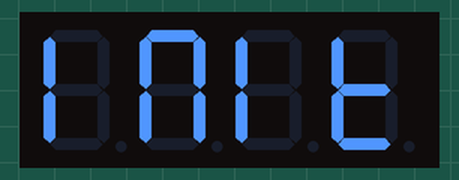
This program was run on a simulated Arduino Pro Mini, built with avr-gcc and run on an emulated ATmega328P. Shown: 4-digit seven-segment display.

Above: at 1.1 s.
At 2.1 s:
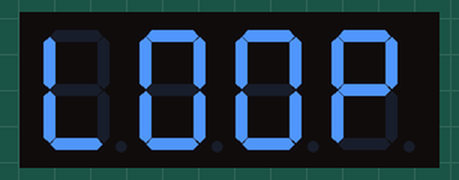
At 3.48 s:
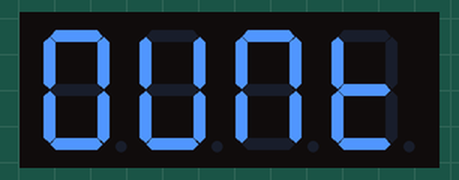
At 4.99 s:
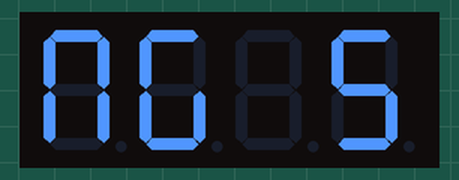
At 7.7 s:
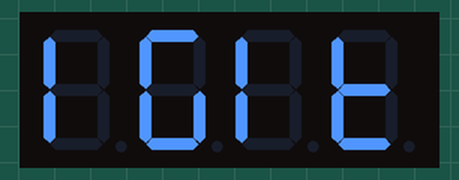
At 19.0 s:
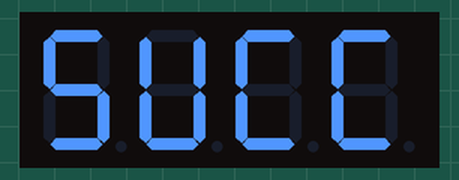

Measured:
- by itself, everything shown: repeats every 18.0 s, in 137 steps
- what the display in image 0 shows lasts 1.0 s, from 1.0 s to 2.0 s
- what the display in image 5 shows lasts 1.0 s, from 19.0 s to 20.0 s

The program:

main.cpp
```cpp
/*
	Basic usage example

	Demonstrated some of the basic functionality of the library. Initialize the display, set the backlight brightness, print some text, count from 0 to 100 and print on display and blink some text.

  Note: make sure to set your serial monitor to line end: NEW LINE!

	The circuit:
  * connect TM1637 pin CLK to Arduino pin D4
  * connect TM1637 pin DIO to Arduino pin D5
  * connect TM1637 pin Vcc to Arduino pin 5V
  * connect TM1637 pin GND to Arduino pin GND

	Created 25 September 2015
	By Bram Harmsen

	https://github.com/bremme/arduino-tm1637

*/

// include the SevenSegmentTM1637 library
#include "SevenSegmentTM1637.h"

/* initialize global TM1637 Display object
*  The constructor takes two arguments, the number of the clock pin and the digital output pin:
* SevenSegmentTM1637(byte pinCLK, byte pinDIO);
*/
const byte PIN_CLK = A5; // define CLK pin (any digital pin)
const byte PIN_DIO = A4; // define DIO pin (any digital pin)
SevenSegmentTM1637 display(PIN_CLK, PIN_DIO);

// run setup code
void setup()
{
  Serial.begin(57600);        // initializes the Serial connection @ 9600 baud
  display.begin();           // initializes the display
  display.setBacklight(100); // set the brightness to 100 %
  display.print("INIT");     // display INIT on the display
  delay(1000);               // wait 1000 ms
};

// run loop (forever)
void loop()
{
  display.print("LOOP");                 // display LOOP on the display
  delay(1000);                           // wait 1000 ms
  display.print("COUNTING SOME DIGITS"); // print COUNTING SOME DIGITS
  display.clear();                       // clear the display
  for (uint8_t i = 0; i < 100; i++)
  {                   // loop from 0 to 100
    display.print(i); // display loop counter
    delay(100);       // wait 100 ms
  };
  display.clear();       // clear the display
  display.print("SUCC"); // print SUCC for success
  display.blink();       // blink SUCC
  delay(1000);           // wait 1000 ms
};
```
